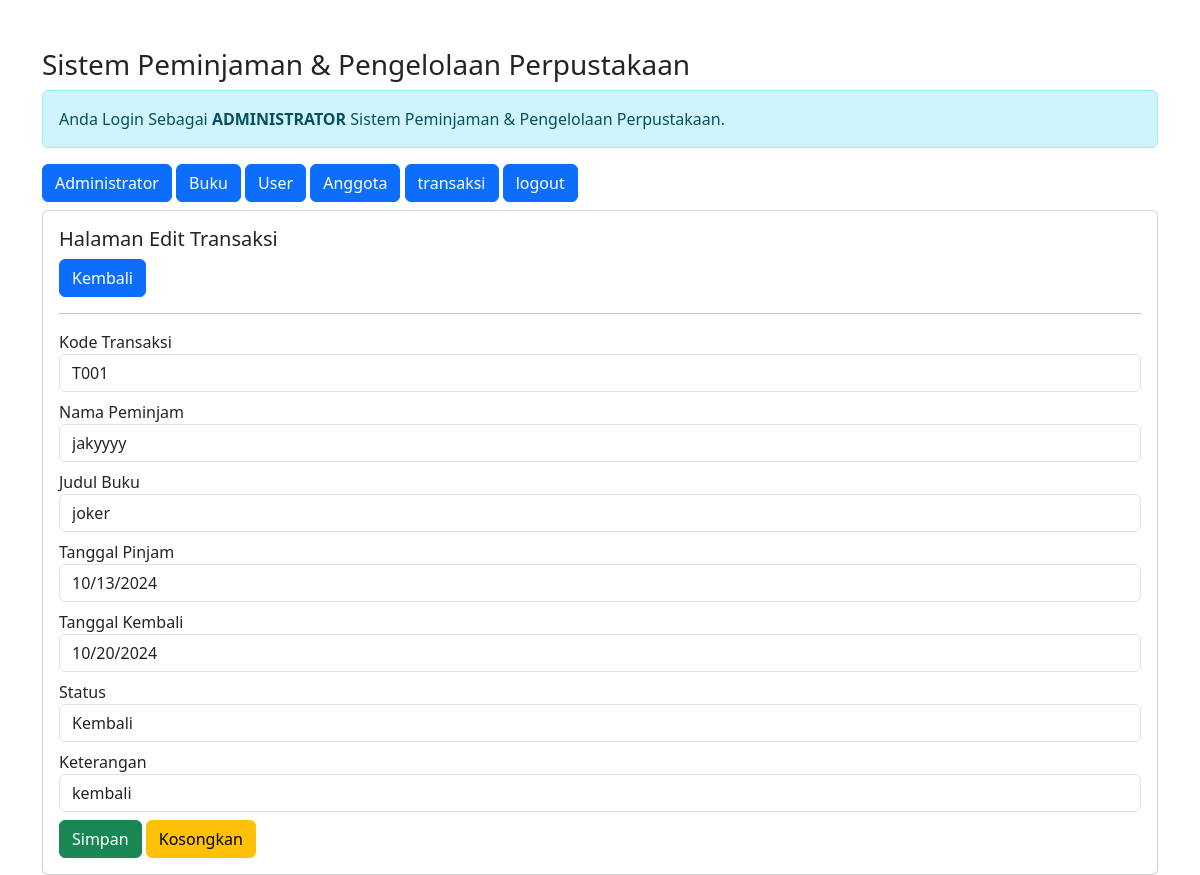
Screenshot of /admin/admin.php?url=edit-transaksi&id_transaksi=18 (signed in) with the database file from the repository.
### tables this page shows
CREATE TABLE `transaksi` (
  `id_transaksi` int(10) NOT NULL,
  `kode_transaksi` varchar(255) NOT NULL,
  `id_anggota` int(10) NOT NULL,
  `id_buku` int(10) NOT NULL,
  `tgl_pinjam` date NOT NULL,
  `tgl_kembali` date NOT NULL,
  `status` enum('pinjam','kembali') NOT NULL,
  `ket` text NOT NULL
);

CREATE TABLE `anggota` (
  `id_anggota` int(11) NOT NULL,
  `id_user` int(11) NOT NULL,
  `npm` int(11) NOT NULL,
  `nama` varchar(255) NOT NULL,
  `tempat_lahir` varchar(255) NOT NULL,
  `tgl_lahir` date NOT NULL,
  `jk` enum('Laki-Laki','Perempuan') NOT NULL,
  `prodi` varchar(255) NOT NULL
);

CREATE TABLE `buku` (
  `id_buku` int(10) NOT NULL,
  `judul` varchar(255) NOT NULL,
  `isbn` varchar(25) NOT NULL,
  `pengarang` varchar(255) NOT NULL,
  `penerbit` varchar(255) NOT NULL,
  `tahun_terbit` int(11) NOT NULL,
  `jumlah_buku` int(11) NOT NULL,
  `deskripsi` text NOT NULL,
  `lokasi` enum('rak1','rak2','rak3') NOT NULL,
  `cover` varchar(255) NOT NULL
);

### admin/edit-transaksi.php (the view, shortened to what this page needs)
<?php
$id_transaksi = $_GET['id_transaksi'];
include'../koneksi.php';
$sql = "SELECT transaksi.*, anggota.nama, buku.judul FROM transaksi
        JOIN anggota ON transaksi.id_anggota = anggota.id_anggota
        JOIN buku ON transaksi.id_buku = buku.id_buku
        WHERE transaksi.id_transaksi = '$id_transaksi'";
$query = mysqli_query($koneksi, $sql);
$data = mysqli_fetch_array($query);
?>
<h5>Halaman Edit Transaksi</h5>
<a href="?url=transaksi" class="btn btn-primary">Kembali</a>
<hr>
<form action="?url=proses-edit-transaksi&id_transaksi=<?= $id_transaksi; ?>" method="post">
<div class="form-group mb-2">
    <label>Kode Transaksi</label>
    <input value="<?= $data['kode_transaksi'] ?>" readonly type="text" name="kode_transaksi" class="form-control" required>
</div>
    <div class="form-group mb-2">
        <label>Nama Peminjam</label>
        <select name="id_anggota" class="form-control" required>
            <option value="<?= $data['id_anggota'] ?>"><?= $data['nama'] ?></option>
        </select>
    </div>
    <div class="form-group mb-2">
        <label>Judul Buku</label>
        <select name="id_buku" class="form-control" required>
        <option value="<?= $data['id_buku'] ?>"><?= $data['judul'] ?></option>
        </select>
    </div>
    <div class="form-group mb-2">
    <label>Tanggal Pinjam</label>
        <input value=<?= $data['tgl_pinjam'] ?> readonly type="date" name="tgl_pinjam" class="form-control" required>
    </div>
    <div class="form-group mb-2">
    <label>Tanggal Kembali</label>
        <input value=<?= $data['tgl_kembali'] ?> readonly type="date" name="tgl_kembali" class="form-control" required>
    </div>
    <div class="form-group mb-2">
        <label>Status</label>
        <select name="status" class="form-control" required>
        <option value="<?= $data['status'] ?>" selected><?= ucfirst($data['status']) ?></option>
        </select>
    </div>
    <div class="form-group mb-2">
    <label>Keterangan</label>
        <input value="<?= $data['ket'] ?>" type="text" name="ket" class="form-control" required>
    </div>
    <div class="form-group">
        <button type="submit" class="btn btn-success">Simpan</button>
        <button type="reset" class="btn btn-warning">Kosongkan</button>
    </div>
</form>

### rows the page displays
transaksi: kode_transaksi "T001", id_anggota "jakyyyy", id_buku "joker", tgl_pinjam "10/13/2024", tgl_kembali "10/20/2024", status "Kembali", ket "kembali"
